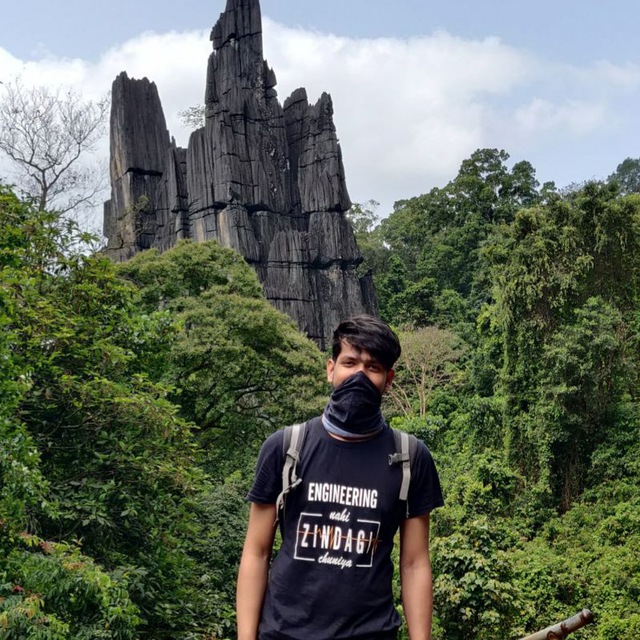
#> input picture data/Me.jpg, 640 x 640 px, found by its file name
$ python template-matching.py
#> lines starting #> are read from the running program, lines starting #| are printed output that depends on the picture; after the words box and inside, x2 and y2 are one past the last pixel; in counts of white or black regions, pixels touching at a corner belong together
import cv2 as cv
import numpy as np

img = cv.imread('data/Me.jpg')
#> img is the input picture: shape (640, 640, 3); mean B, G, R 93.8, 106.9, 98.6
img_gray = cv.cvtColor(img, cv.COLOR_BGR2GRAY)
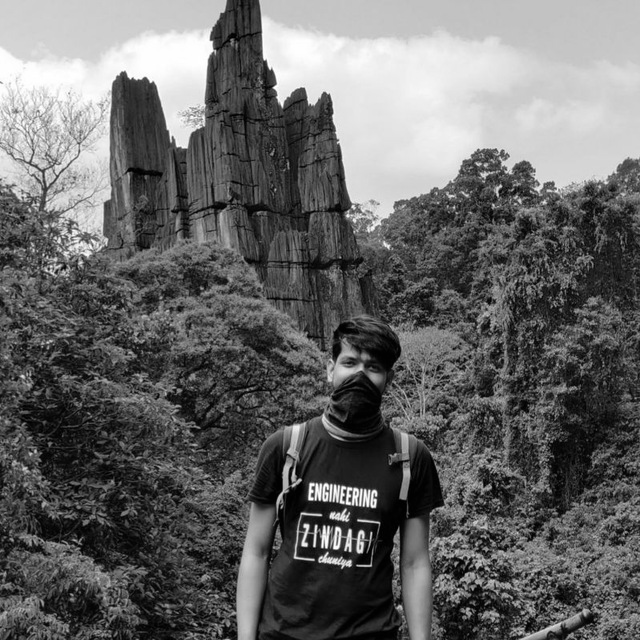
#> img_gray: shape (640, 640); min 0, max 255, mean 103
template = cv.imread('data/Me-face.jpg', 0)
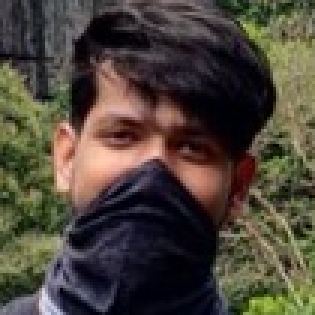
#> input picture data/Me-face.jpg, 105 x 105 px, found by its file name (shown 3 times larger)
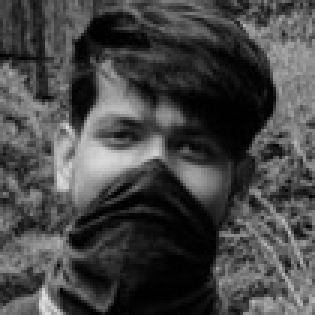
#> template: shape (105, 105) (shown 3 times larger); min 0, max 225, mean 69.5
w, h = template.shape[::-1] # [::-1] is used to reverse the array
#> w = 105; h = 105

result = cv.matchTemplate(img_gray, template, cv.TM_CCOEFF_NORMED)
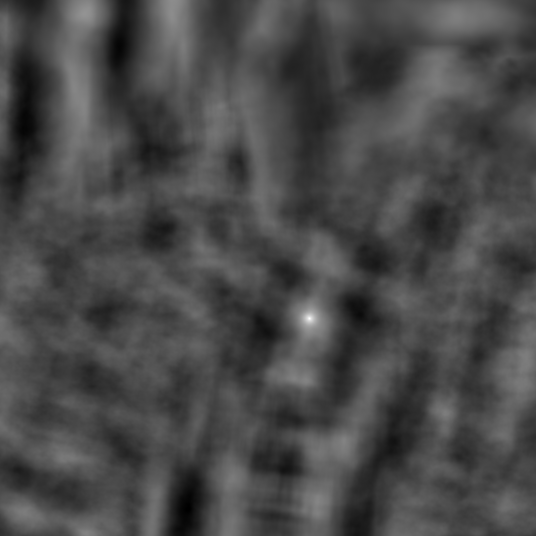
#> result: shape (536, 536) float32; min -0.397, max 1, mean 0.00608; drawn with min black and max white
print(result)
#> (printed output is left out)
threshold = 0.95
loc = np.where(result >= threshold)
#> loc = ([318], [309])
print(loc)
#| (array([318]), array([309]))

for pt in zip(*loc[::-1]):
    cv.rectangle(img, pt, (pt[0] + w, pt[1] + h), (0, 255, 255), 2)
#> this loop made 1 pass
#> pt on pass 1: (309, 318)
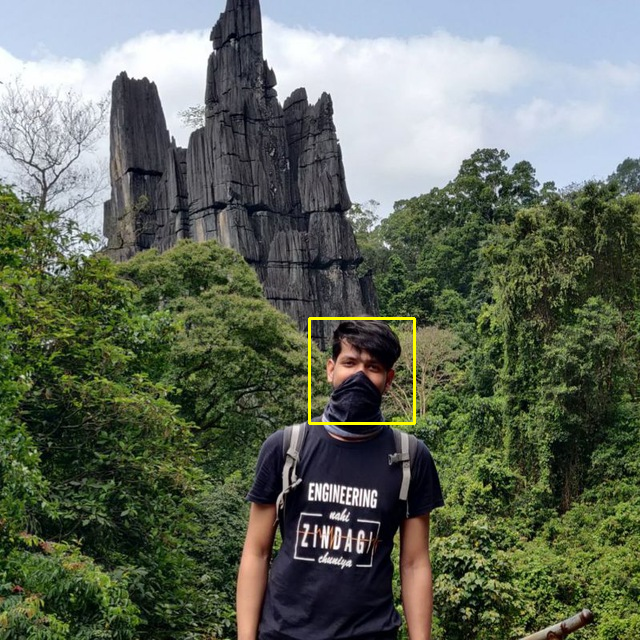
#> img: shape (640, 640, 3); 0.31% of pixels changed, all inside (x1, y1, x2, y2) = (308, 317, 416, 425)

cv.imshow('Image', img)

cv.waitKey(0)
cv.destroyAllWindows()
